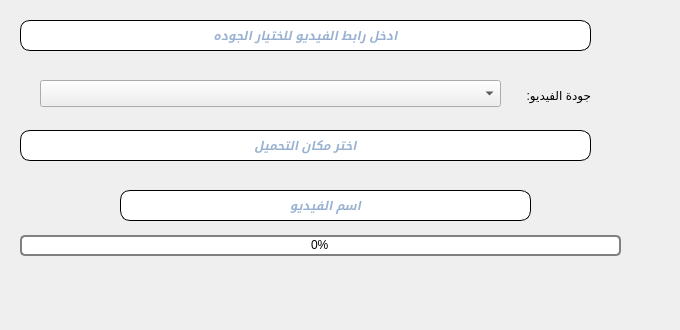
      <widget class="QWidget" name="tab_5">
       <attribute name="title">
        <string>فيديو واحد</string>
       </attribute>
       <widget class="QLineEdit" name="lineEdit_3">
        <property name="geometry">
         <rect>
          <x>20</x>
          <y>130</y>
          <width>571</width>
          <height>31</height>
         </rect>
        </property>
        <property name="font">
         <font>
          <weight>75</weight>
          <italic>true</italic>
          <bold>true</bold>
         </font>
        </property>
        <property name="styleSheet">
         <string notr="true">QLineEdit
{
border:1px solid ;
border-radius :10px;
color:rgb(52, 101, 164);
}
QLineEdit::hover
{
	background-color: rgb(114, 159, 207);
}
</string>
        </property>
        <property name="frame">
         <bool>true</bool>
        </property>
        <property name="alignment">
         <set>Qt::AlignCenter</set>
        </property>
        <property name="readOnly">
         <bool>true</bool>
        </property>
        <property name="placeholderText">
         <string notr="true">اختر مكان التحميل</string>
        </property>
        <property name="clearButtonEnabled">
         <bool>true</bool>
        </property>
       </widget>
       <widget class="QLabel" name="label_15">
        <property name="geometry">
         <rect>
          <x>510</x>
          <y>80</y>
          <width>81</width>
          <height>31</height>
         </rect>
        </property>
        <property name="text">
         <string>جودة الفيديو:</string>
        </property>
       </widget>
       <widget class="QPushButton" name="pushButton_8">
        <property name="geometry">
         <rect>
          <x>300</x>
          <y>267</y>
          <width>101</width>
          <height>51</height>
         </rect>
        </property>
        <property name="styleSheet">
         <string notr="true">QPushButton
{
border-radius: 20px
}

QPushButton::hover
{
	background-color: rgb(114, 159, 207);
}
QPushButton:pressed
{
    color: black;
    background-color: #D1DBCB;
    padding-top: -15px;
    padding-bottom: -17px;
}</string>
        </property>
        <property name="text">
         <string/>
        </property>
        <property name="icon">
         <iconset resource="icon.qrc">
          <normaloff>:/newPrefix/icons/download1.png</normaloff>:/newPrefix/icons/download1.png</iconset>
        </property>
        <property name="iconSize">
         <size>
          <width>100</width>
          <height>48</height>
         </size>
        </property>
       </widget>
       <widget class="QPushButton" name="pushButton_10">
        <property name="geometry">
         <rect>
          <x>600</x>
          <y>10</y>
          <width>71</width>
          <height>51</height>
         </rect>
        </property>
        <property name="mouseTracking">
         <bool>true</bool>
        </property>
        <property name="autoFillBackground">
         <bool>false</bool>
        </property>
        <property name="styleSheet">
         <string notr="true">QPushButton
{
border-radius: 20px
}

QPushButton::hover
{
	background-color: rgb(114, 159, 207);
}
QPushButton:pressed
{
    color: black;
    background-color: #D1DBCB;
    padding-top: -15px;
    padding-bottom: -17px;
}</string>
        </property>
        <property name="text">
         <string/>
        </property>
        <property name="icon">
         <iconset resource="icon.qrc">
          <normaloff>:/newPrefix/icons/fg - Copy.png</normaloff>:/newPrefix/icons/fg - Copy.png</iconset>
        </property>
        <property name="iconSize">
         <size>
          <width>42</width>
          <height>76</height>
         </size>
        </property>
        <property name="checkable">
         <bool>true</bool>
        </property>
        <property name="autoDefault">
         <bool>true</bool>
        </property>
        <property name="default">
         <bool>true</bool>
        </property>
        <property name="flat">
         <bool>true</bool>
        </property>
        <property name="tabletTracking" stdset="0">
         <bool>true</bool>
        </property>
       </widget>
       <widget class="QLineEdit" name="lineEdit_4">
        <property name="geometry">
         <rect>
          <x>20</x>
          <y>20</y>
          <width>571</width>
          <height>31</height>
         </rect>
        </property>
        <property name="palette">
         <palette>
          <active>
           <colorrole role="WindowText">
            <brush brushstyle="SolidPattern">
             <color alpha="255">
              <red>52</red>
              <green>101</green>
              <blue>164</blue>
             </color>
            </brush>
           </colorrole>
           <colorrole role="Button">
            <brush brushstyle="SolidPattern">
             <color alpha="255">
              <red>32</red>
              <green>31</green>
              <blue>31</blue>
             </color>
            </brush>
           </colorrole>
           <colorrole role="Text">
            <brush brushstyle="SolidPattern">
             <color alpha="255">
              <red>52</red>
              <green>101</green>
              <blue>164</blue>
             </color>
            </brush>
           </colorrole>
           <colorrole role="ButtonText">
            <brush brushstyle="SolidPattern">
             <color alpha="255">
              <red>52</red>
              <green>101</green>
              <blue>164</blue>
             </color>
            </brush>
           </colorrole>
           <colorrole role="Base">
            <brush brushstyle="SolidPattern">
             <color alpha="255">
              <red>32</red>
              <green>31</green>
              <blue>31</blue>
             </color>
            </brush>
           </colorrole>
           <colorrole role="Window">
            <brush brushstyle="SolidPattern">
             <color alpha="255">
              <red>32</red>
              <green>31</green>
              <blue>31</blue>
             </color>
            </brush>
           </colorrole>
           <colorrole role="Highlight">
            <brush brushstyle="SolidPattern">
             <color alpha="255">
              <red>61</red>
              <green>142</green>
              <blue>201</blue>
             </color>
            </brush>
           </colorrole>
           <colorrole role="HighlightedText">
            <brush brushstyle="SolidPattern">
             <color alpha="255">
              <red>0</red>
              <green>0</green>
              <blue>0</blue>
             </color>
            </brush>
           </colorrole>
          </active>
          <inactive>
           <colorrole role="WindowText">
            <brush brushstyle="SolidPattern">
             <color alpha="255">
              <red>52</red>
              <green>101</green>
              <blue>164</blue>
             </color>
            </brush>
           </colorrole>
           <colorrole role="Button">
            <brush brushstyle="SolidPattern">
             <color alpha="255">
              <red>32</red>
              <green>31</green>
              <blue>31</blue>
             </color>
            </brush>
           </colorrole>
           <colorrole role="Text">
            <brush brushstyle="SolidPattern">
             <color alpha="255">
              <red>52</red>
              <green>101</green>
              <blue>164</blue>
             </color>
            </brush>
           </colorrole>
           <colorrole role="ButtonText">
            <brush brushstyle="SolidPattern">
             <color alpha="255">
              <red>52</red>
              <green>101</green>
              <blue>164</blue>
             </color>
            </brush>
           </colorrole>
           <colorrole role="Base">
            <brush brushstyle="SolidPattern">
             <color alpha="255">
              <red>32</red>
              <green>31</green>
              <blue>31</blue>
             </color>
            </brush>
           </colorrole>
           <colorrole role="Window">
            <brush brushstyle="SolidPattern">
             <color alpha="255">
              <red>32</red>
              <green>31</green>
              <blue>31</blue>
             </color>
            </brush>
           </colorrole>
           <colorrole role="Highlight">
            <brush brushstyle="SolidPattern">
             <color alpha="255">
              <red>61</red>
              <green>142</green>
              <blue>201</blue>
             </color>
            </brush>
           </colorrole>
           <colorrole role="HighlightedText">
            <brush brushstyle="SolidPattern">
             <color alpha="255">
              <red>0</red>
              <green>0</green>
              <blue>0</blue>
             </color>
            </brush>
           </colorrole>
          </inactive>
          <disabled>
           <colorrole role="WindowText">
            <brush brushstyle="SolidPattern">
             <color alpha="255">
              <red>52</red>
              <green>101</green>
              <blue>164</blue>
             </color>
            </brush>
           </colorrole>
           <colorrole role="Button">
            <brush brushstyle="SolidPattern">
             <color alpha="255">
              <red>48</red>
              <green>47</green>
              <blue>47</blue>
             </color>
            </brush>
           </colorrole>
           <colorrole role="Text">
            <brush brushstyle="SolidPattern">
             <color alpha="255">
              <red>52</red>
              <green>101</green>
              <blue>164</blue>
             </color>
            </brush>
           </colorrole>
           <colorrole role="ButtonText">
            <brush brushstyle="SolidPattern">
             <color alpha="255">
              <red>52</red>
              <green>101</green>
              <blue>164</blue>
             </color>
            </brush>
           </colorrole>
           <colorrole role="Base">
            <brush brushstyle="SolidPattern">
             <color alpha="255">
              <red>48</red>
              <green>47</green>
              <blue>47</blue>
             </color>
            </brush>
           </colorrole>
           <colorrole role="Window">
            <brush brushstyle="SolidPattern">
             <color alpha="255">
              <red>48</red>
              <green>47</green>
              <blue>47</blue>
             </color>
            </brush>
           </colorrole>
           <colorrole role="Highlight">
            <brush brushstyle="SolidPattern">
             <color alpha="255">
              <red>61</red>
              <green>142</green>
              <blue>201</blue>
             </color>
            </brush>
           </colorrole>
           <colorrole role="HighlightedText">
            <brush brushstyle="SolidPattern">
             <color alpha="255">
              <red>0</red>
              <green>0</green>
              <blue>0</blue>
             </color>
            </brush>
           </colorrole>
          </disabled>
         </palette>
        </property>
        <property name="font">
         <font>
          <weight>75</weight>
          <italic>true</italic>
          <bold>true</bold>
         </font>
        </property>
        <property name="acceptDrops">
         <bool>true</bool>
        </property>
        <property name="styleSheet">
         <string notr="true">QLineEdit
{
border:1px solid ;
border-radius :10px;
color:rgb(52, 101, 164);
}
QLineEdit::hover
{
	background-color: rgb(114, 159, 207);

}

</string>
        </property>
        <property name="alignment">
         <set>Qt::AlignCenter</set>
        </property>
        <property name="placeholderText">
         <string>ادخل رابط الفيديو للختيار الجوده</string>
        </property>
        <property name="clearButtonEnabled">
         <bool>true</bool>
        </property>
       </widget>
       <widget class="QPushButton" name="pushButton_9">
        <property name="geometry">
         <rect>
          <x>600</x>
          <y>120</y>
          <width>71</width>
          <height>51</height>
         </rect>
        </property>
        <property name="mouseTracking">
         <bool>true</bool>
        </property>
        <property name="autoFillBackground">
         <bool>false</bool>
        </property>
        <property name="styleSheet">
         <string notr="true">QPushButton
{
border-radius: 20px
}

QPushButton::hover
{
	background-color: rgb(114, 159, 207);
}
QPushButton:pressed
{
    color: black;
    background-color: #D1DBCB;
    padding-top: -15px;
    padding-bottom: -17px;
}</string>
        </property>
        <property name="text">
         <string/>
        </property>
        <property name="icon">
         <iconset resource="icon.qrc">
          <normaloff>:/newPrefix/icons/folder_browse-512.png</normaloff>:/newPrefix/icons/folder_browse-512.png</iconset>
        </property>
        <property name="iconSize">
         <size>
          <width>40</width>
          <height>80</height>
         </size>
        </property>
        <property name="checkable">
         <bool>true</bool>
        </property>
        <property name="autoDefault">
         <bool>true</bool>
        </property>
        <property name="default">
         <bool>true</bool>
        </property>
        <property name="flat">
         <bool>true</bool>
        </property>
        <property name="tabletTracking" stdset="0">
         <bool>true</bool>
        </property>
       </widget>
       <widget class="QComboBox" name="comboBox">
        <property name="geometry">
         <rect>
          <x>40</x>
          <y>80</y>
          <width>461</width>
          <height>27</height>
         </rect>
        </property>
       </widget>
       <widget class="QProgressBar" name="progressBar_4">
        <property name="enabled">
         <bool>true</bool>
        </property>
        <property name="geometry">
         <rect>
          <x>20</x>
          <y>235</y>
          <width>601</width>
          <height>21</height>
         </rect>
        </property>
        <property name="font">
         <font>
          <weight>50</weight>
          <bold>false</bold>
         </font>
        </property>
        <property name="cursor">
         <cursorShape>WaitCursor</cursorShape>
        </property>
        <property name="mouseTracking">
         <bool>true</bool>
        </property>
        <property name="toolTip">
         <string>Progress Bar</string>
        </property>
        <property name="autoFillBackground">
         <bool>false</bool>
        </property>
        <property name="styleSheet">
         <string notr="true">QProgressBar{
border:2px solid grey;
border-radius :5px;
text-align:center;
color:black;
}
QProgressBar::chunk
{
background-color: rgb(52, 101, 164);
}
QProgressBar::hover
{
	background-color: rgb(114, 159, 207);

}



</string>
        </property>
        <property name="value">
         <number>0</number>
        </property>
        <property name="textVisible">
         <bool>true</bool>
        </property>
        <property name="orientation">
         <enum>Qt::Horizontal</enum>
        </property>
        <property name="invertedAppearance">
         <bool>false</bool>
        </property>
        <property name="tabletTracking" stdset="0">
         <bool>true</bool>
        </property>
       </widget>
       <widget class="QLabel" name="label_7">
        <property name="geometry">
         <rect>
          <x>440</x>
          <y>260</y>
          <width>201</width>
          <height>61</height>
         </rect>
        </property>
        <property name="text">
         <string/>
        </property>
       </widget>
       <widget class="QLineEdit" name="lineEdit_7">
        <property name="geometry">
         <rect>
          <x>120</x>
          <y>190</y>
          <width>411</width>
          <height>31</height>
         </rect>
        </property>
        <property name="font">
         <font>
          <weight>75</weight>
          <italic>true</italic>
          <bold>true</bold>
         </font>
        </property>
        <property name="styleSheet">
         <string notr="true">QLineEdit
{
border:1px solid ;
border-radius :10px;
color:rgb(52, 101, 164);
}
QLineEdit::hover
{
	background-color: rgb(114, 159, 207);
}
</string>
        </property>
        <property name="frame">
         <bool>true</bool>
        </property>
        <property name="alignment">
         <set>Qt::AlignCenter</set>
        </property>
        <property name="placeholderText">
         <string notr="true">اسم الفيديو</string>
        </property>
        <property name="clearButtonEnabled">
         <bool>true</bool>
        </property>
       </widget>
       <widget class="QLabel" name="label">
        <property name="geometry">
         <rect>
          <x>270</x>
          <y>163</y>
          <width>301</width>
          <height>16</height>
         </rect>
        </property>
        <property name="text">
         <string/>
        </property>
       </widget>
       <widget class="QLabel" name="label_2">
        <property name="geometry">
         <rect>
          <x>290</x>
          <y>51</y>
          <width>301</width>
          <height>16</height>
         </rect>
        </property>
        <property name="text">
         <string/>
        </property>
       </widget>
      </widget>
